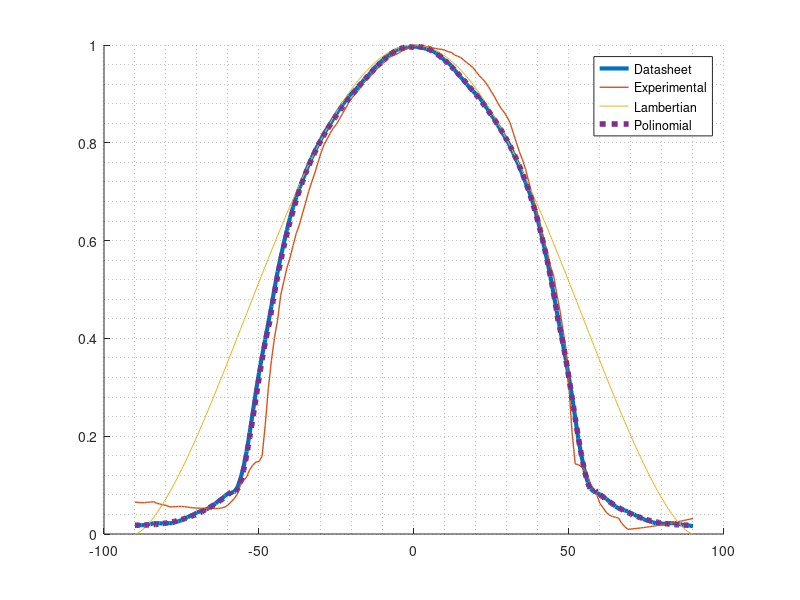

The MATLAB script that drew this image: (Note: this script raises an error after producing the figure.)
clc, clear all, close all

% from the datasheet
datasheet = csvread('pattern_smoothed_3.csv',1,0);
experiment = csvread('experiment_axis_X.csv',1,0);

% processing experiments
% experiment(:,1)=experiment(:,1)-1.5; %ajuste manual
experiment(:,2)= experiment(:,2)/max(experiment(:,2));

% estimacion por lambertianos
phi = -90:0.5:90;
lamb =cosd(phi).^1.5;


figure(1)
hold on
plot(datasheet(:,1), datasheet(:,2)/100,'LineWidth',3,'DisplayName','Datasheet')
plot(experiment(:,1), experiment(:,2) ,'LineWidth',1,'DisplayName','Experimental')

plot(phi,lamb,'DisplayName','Lambertian')
legend
grid minor


%%
% estimation with polynomios
p1 =[-2.87071219e-05,2.04429106e-03,-6.27359812e-02,1.85501661e-01,9.94769800e01]/100; %0 - 46
p2 =[5.41209126e-04,-8.38922902e-02,4.37043922,-8.24163885e01,3.30525716e02]/100; %46 a 58
p3 =[-1.1142e-04,3.3874e-02,-3.3845e+00,1.1325e+02]/100; % 58 a 90

phi_range = -90:0.5:90;
i_est = [];
for phi = phi_range
    phi=abs(phi);
    if phi <= 46
        i_rel = polyval(p1, phi);
    elseif phi <= 58
        i_rel = polyval(p2, phi);    
    elseif phi <= 90
        i_rel = polyval(p3, phi);
    else 
        i_rel = 0;
    end
    i_est = [i_est i_rel];
end

plot(phi_range,i_est, 'LineWidth',4,'DisplayName','Polinomial','LineStyle',':')
xline(40,  'r--', '\phi=40','DisplayName','\phi_{edge}');
% xline(0,  'r--', 'x=0');
% xline(46, 'r--', 'x=46');
% xline(58, 'r--', 'x=58');

%%
% figure(1);
% set(gcf, 'Color', 'white');
% print(fullfile('figures', 'pattern.png'), '-dpng', '-r300');
